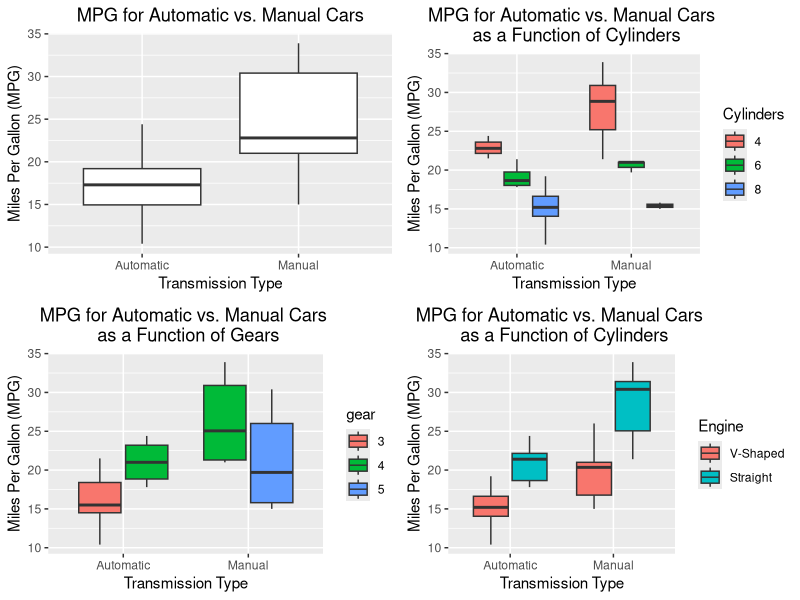
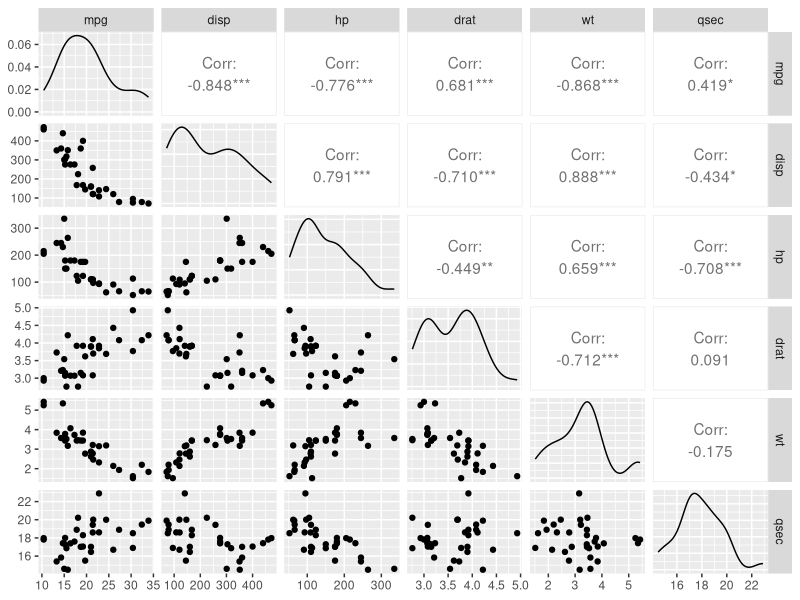
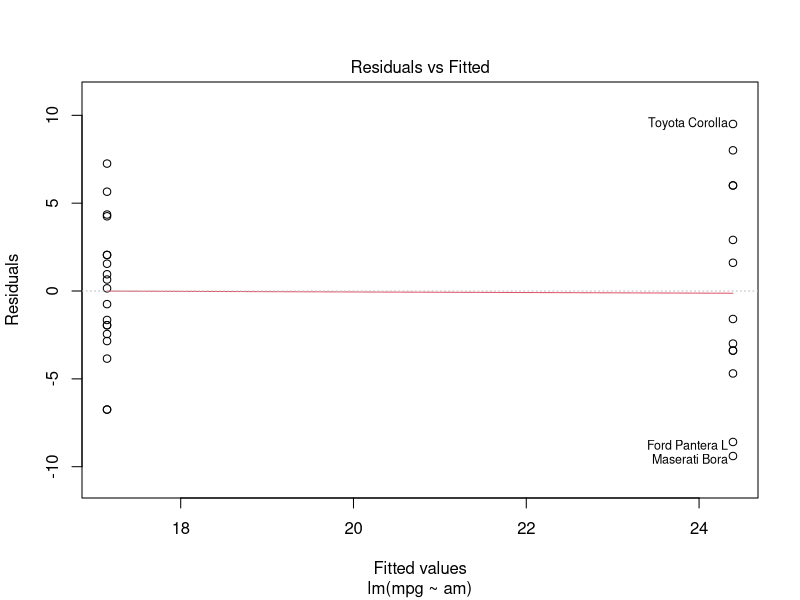
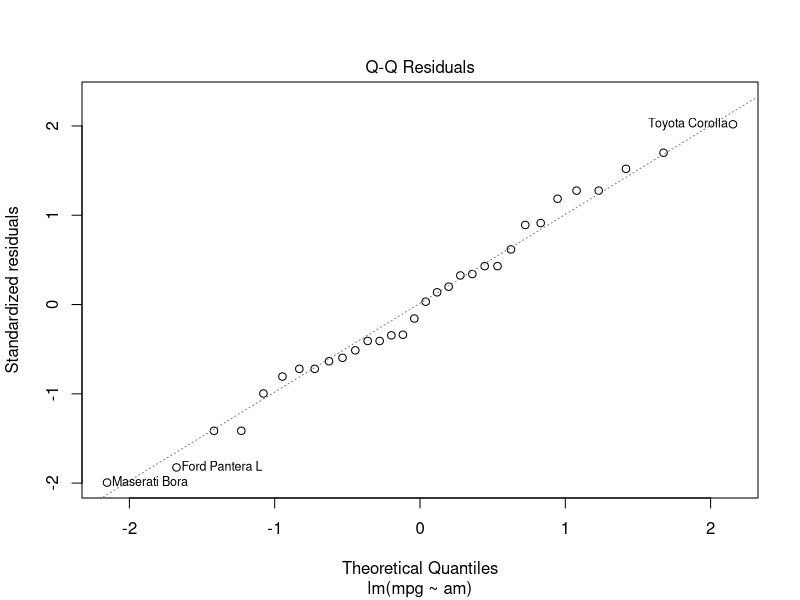
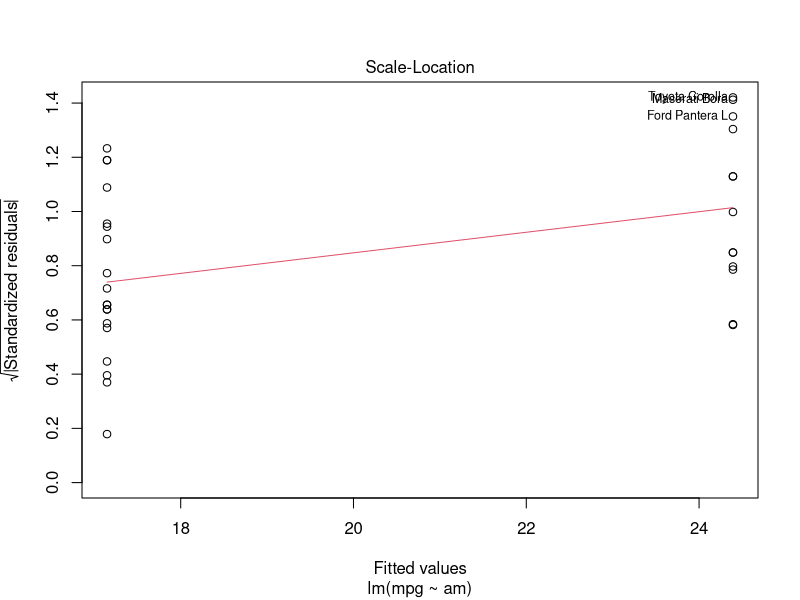
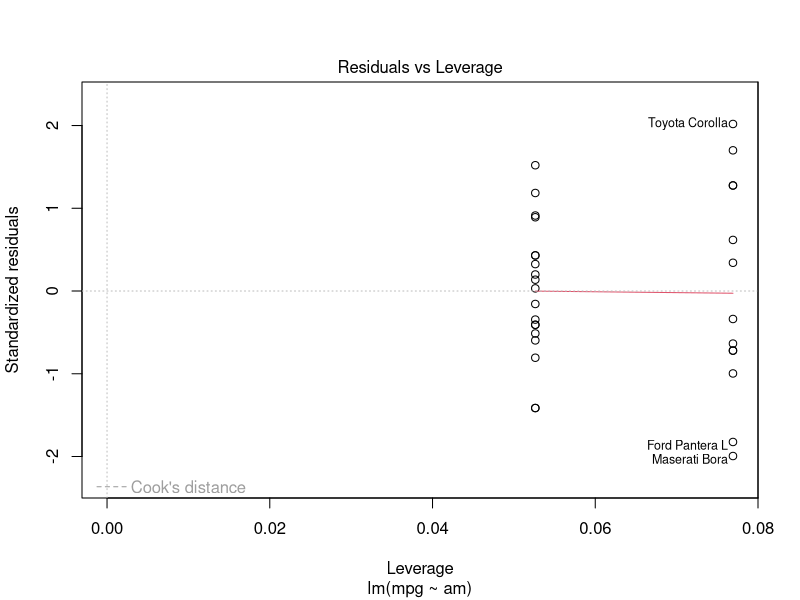

Reproduce these figures in R, in order.
## ---- chunk 1
library(ggplot2)
library(plyr)
library(dplyr)
library(gridExtra)
library(GGally)
## ---- chunk 2
mtdat<-mtcars
str(mtdat)
## ---- chunk 3
mtdat$cyl<-factor(mtcars$cyl)
mtdat$vs<-factor(mtcars$vs,labels=c("V-Shaped","Straight"))
mtdat$am<-factor(mtcars$am,labels=c("Automatic","Manual"))
mtdat$gear<-factor(mtcars$gear)
mtdat$carb<-factor(mtcars$carb)
## ---- chunk 4
summary(mtdat)
## ---- chunk 5
b1<-ggplot(mtdat,aes(y=mpg,x=am))+
    geom_boxplot()+
    xlab("Transmission Type")+
    ylab("Miles Per Gallon (MPG)")+
    ggtitle("MPG for Automatic vs. Manual Cars")+
    theme(plot.title=element_text(hjust=.5))

b2<-ggplot(data=mtdat,aes(y=mpg,x=am,fill=cyl))+
    geom_boxplot()+
    xlab("Transmission Type")+
    ylab("Miles Per Gallon (MPG)")+
    ggtitle("MPG for Automatic vs. Manual Cars \n as a Function of Cylinders")+
    theme(plot.title=element_text(hjust=.5))+
    guides(fill=guide_legend(title="Cylinders"))

b3<-ggplot(data=mtdat,aes(y=mpg,x=am,fill=gear))+
    geom_boxplot()+
    xlab("Transmission Type")+
    ylab("Miles Per Gallon (MPG)")+
    ggtitle("MPG for Automatic vs. Manual Cars \n as a Function of Gears")+
    theme(plot.title=element_text(hjust=.5))

b4<-ggplot(data=mtdat,aes(y=mpg,x=am,fill=vs))+
    geom_boxplot()+
    xlab("Transmission Type")+
    ylab("Miles Per Gallon (MPG)")+
    ggtitle("MPG for Automatic vs. Manual Cars \n as a Function of Cylinders")+
    theme(plot.title=element_text(hjust=.5))+
    guides(fill=guide_legend(title="Engine"))

grid.arrange(b1,b2,b3,b4,nrow=2)
## ---- chunk 6
mtdat%>%
    select_if(is.numeric)%>%
    ggpairs(.)
## ---- chunk 7
fit1<-lm(mpg~am,data=mtdat)
summary(fit1)
## ---- chunk 8
plot(fit1)
## ---- chunk 9
fit2<-update(fit1,mpg~am+cyl+vs)
fit3<-update(fit1,mpg~am++cyl+vs+wt+hp)
anova(fit1,fit2,fit3)
## ---- chunk 10
summary(fit2)$coef[,4]
fit2$coefficients
